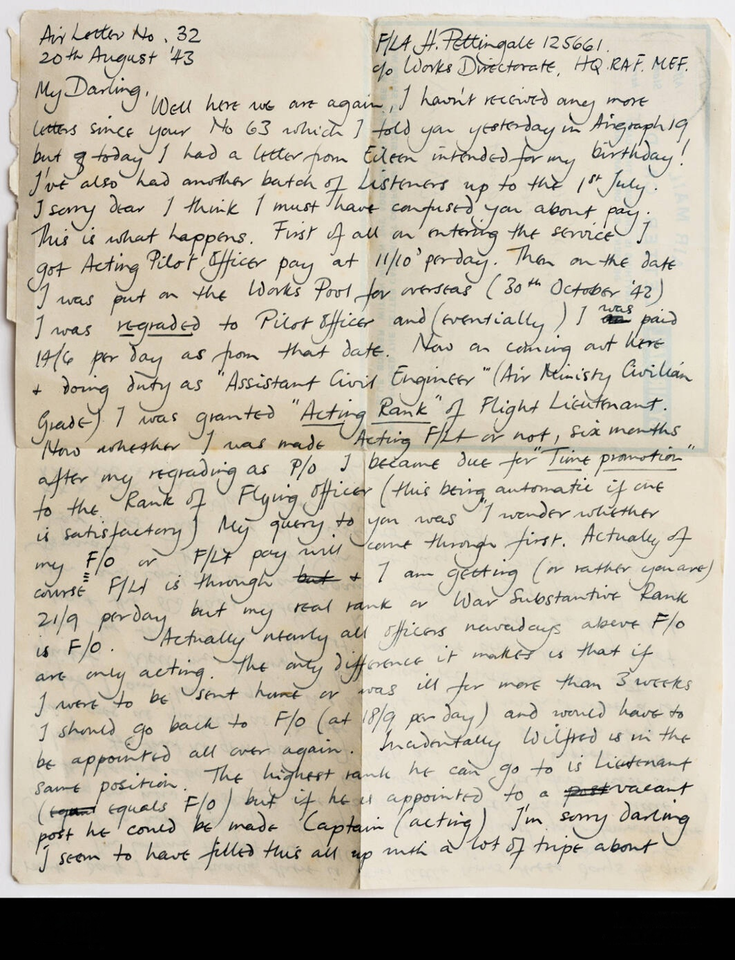
#> input picture data/handwriting.png, 735 x 960 px, shrunk from 1064 x 1390 before the run
$ python adaptive_threshold.py
#> lines starting #> are read from the running program, lines starting #| are printed output that depends on the picture; after the words box and inside, x2 and y2 are one past the last pixel; in counts of white or black regions, pixels touching at a corner belong together
import os
import cv2

img = cv2.imread(os.path.join('.', 'data', 'handwriting.png'))
#> img is the input picture: shape (960, 735, 3); mean B, G, R 169.9, 185.3, 192.8
img_gray = cv2.cvtColor(img, cv2.COLOR_BGR2GRAY)
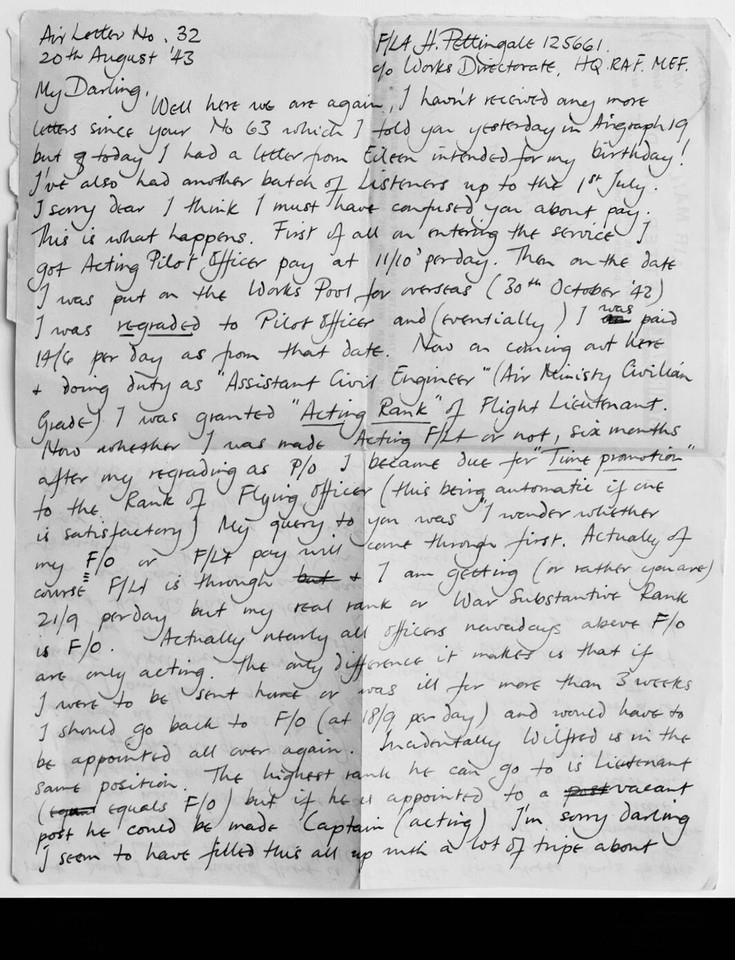
#> img_gray: shape (960, 735); min 0, max 255, mean 185.8

adaptive_thresh = cv2.adaptiveThreshold(img_gray, 255, cv2.ADAPTIVE_THRESH_GAUSSIAN_C, cv2.THRESH_BINARY, 21, 30)
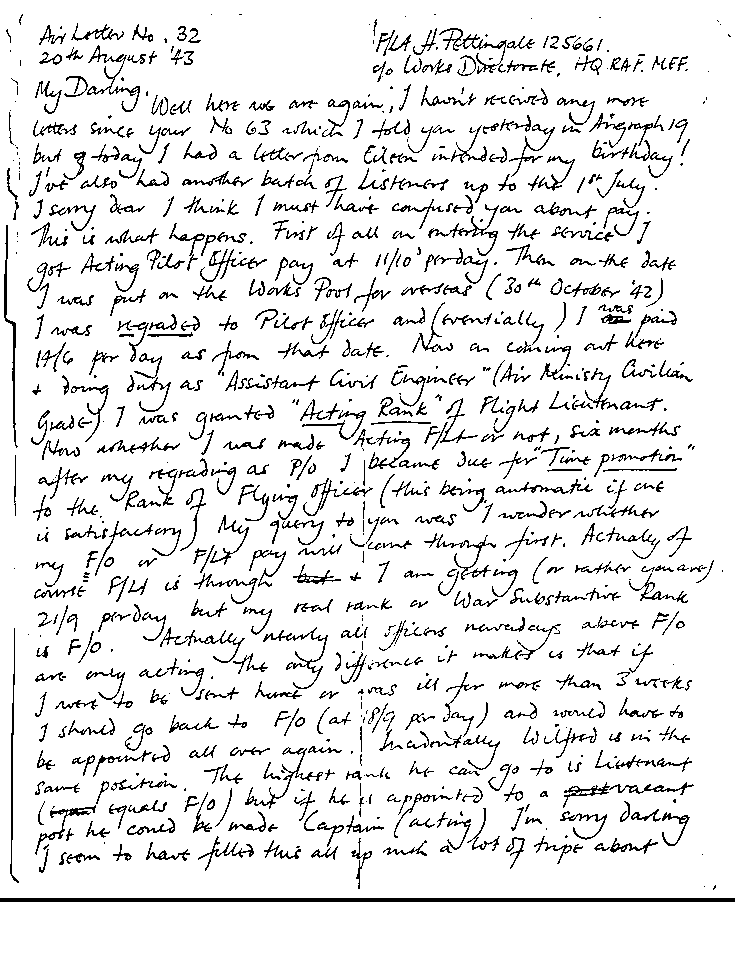
#> adaptive_thresh: shape (960, 735); 90.8% white; black in thin lines or dots
ret, simple_thresh = cv2.threshold(img_gray, 80, 255, cv2.THRESH_BINARY)
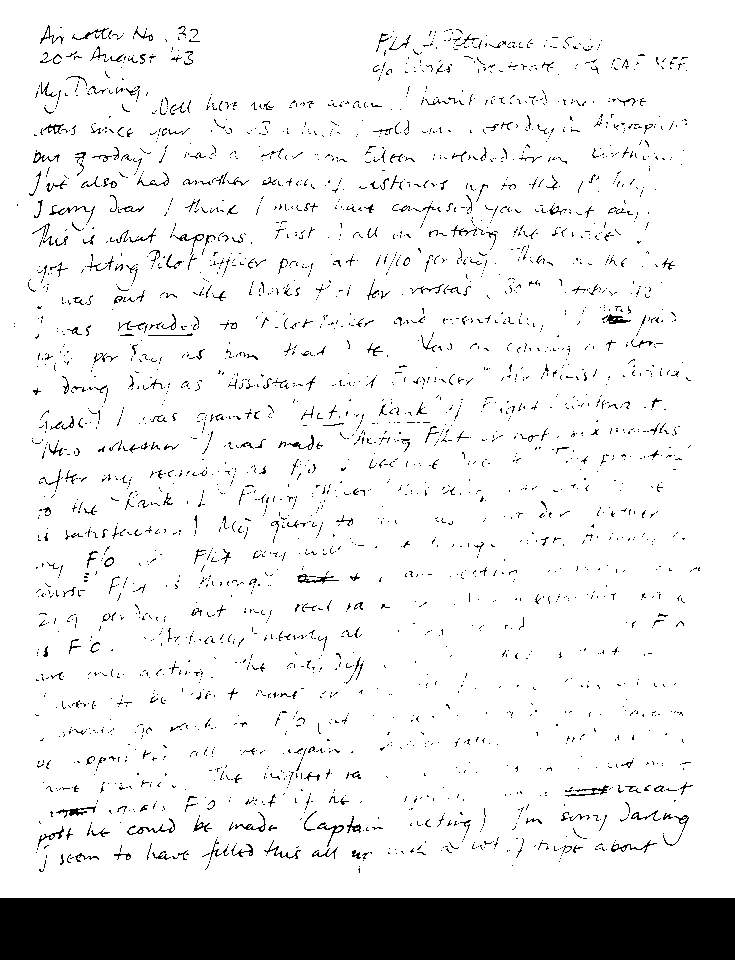
#> simple_thresh: shape (960, 735); 90.5% white; 3093 black regions (2830 under 20 px), largest, box (x1, y1, x2, y2) and area: (0, 898, 735, 960) 45570, (56, 806, 96, 818) 146, (127, 818, 175, 835) 143

cv2.imshow('img', img)
cv2.imshow('adaptive_thresh', adaptive_thresh)
cv2.imshow('simple_thresh', simple_thresh)
cv2.waitKey(0)
cv2.destroyAllWindows()
